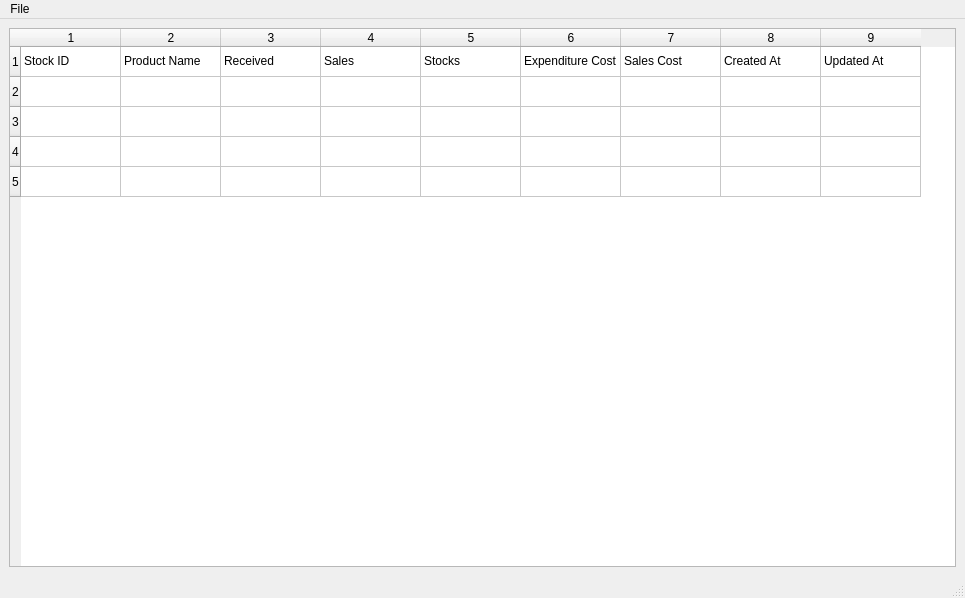
<?xml version="1.0" encoding="UTF-8"?>
<ui version="4.0">
 <class>MainWindow</class>
 <widget class="QMainWindow" name="MainWindow">
  <property name="geometry">
   <rect>
    <x>0</x>
    <y>0</y>
    <width>965</width>
    <height>598</height>
   </rect>
  </property>
  <property name="windowTitle">
   <string>MainWindow</string>
  </property>
  <widget class="QWidget" name="centralwidget">
   <layout class="QHBoxLayout" name="horizontalLayout_2">
    <item>
     <widget class="QTableWidget" name="tableWidget">
      <property name="rowCount">
       <number>5</number>
      </property>
      <property name="columnCount">
       <number>9</number>
      </property>
      <row/>
      <row/>
      <row/>
      <row/>
      <row/>
      <column/>
      <column/>
      <column/>
      <column/>
      <column/>
      <column/>
      <column/>
      <column/>
      <column/>
      <item row="0" column="0">
       <property name="text">
        <string>Stock ID</string>
       </property>
      </item>
      <item row="0" column="1">
       <property name="text">
        <string>Product Name</string>
       </property>
      </item>
      <item row="0" column="2">
       <property name="text">
        <string>Received</string>
       </property>
      </item>
      <item row="0" column="3">
       <property name="text">
        <string>Sales</string>
       </property>
      </item>
      <item row="0" column="4">
       <property name="text">
        <string>Stocks</string>
       </property>
      </item>
      <item row="0" column="5">
       <property name="text">
        <string>Expenditure Cost</string>
       </property>
      </item>
      <item row="0" column="6">
       <property name="text">
        <string>Sales Cost</string>
       </property>
      </item>
      <item row="0" column="7">
       <property name="text">
        <string>Created At</string>
       </property>
      </item>
      <item row="0" column="8">
       <property name="text">
        <string>Updated At</string>
       </property>
      </item>
     </widget>
    </item>
   </layout>
  </widget>
  <widget class="QStatusBar" name="statusbar"/>
  <widget class="QMenuBar" name="menubar">
   <property name="geometry">
    <rect>
     <x>0</x>
     <y>0</y>
     <width>965</width>
     <height>20</height>
    </rect>
   </property>
   <widget class="QMenu" name="menuFile">
    <property name="title">
     <string>File</string>
    </property>
   </widget>
   <addaction name="menuFile"/>
  </widget>
 </widget>
 <resources/>
 <connections/>
</ui>
